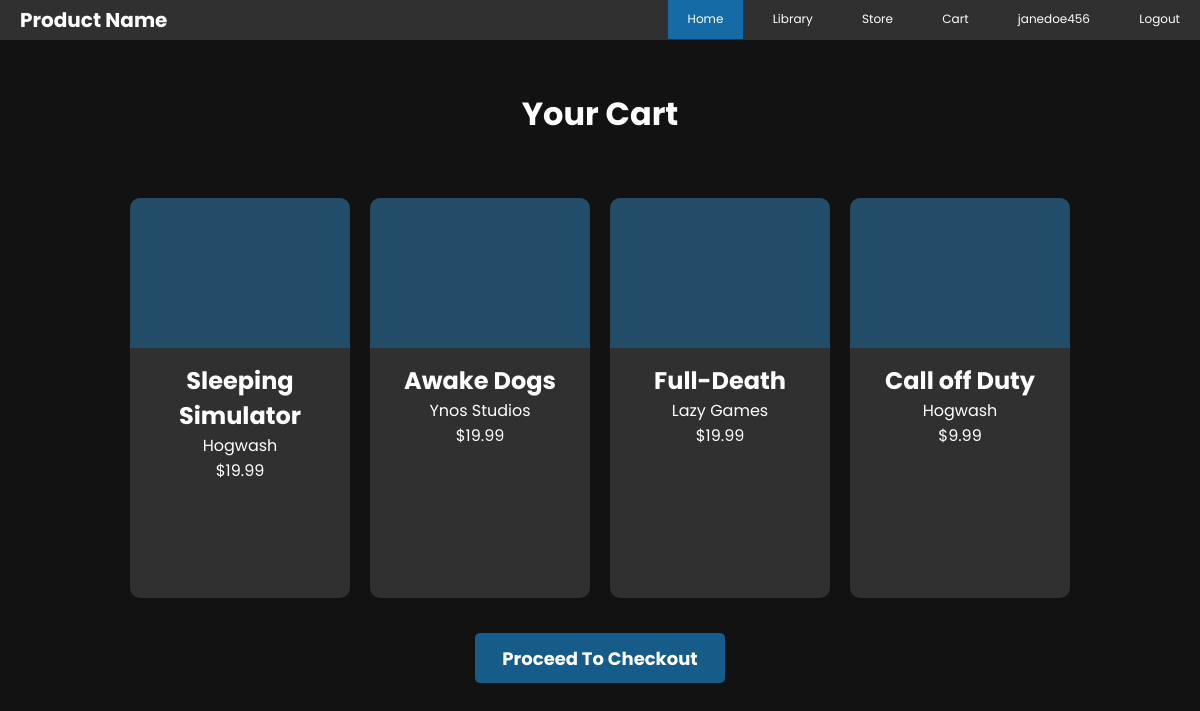
The page /cart.php (signed in) on the database its author committed.
### tables this page shows
CREATE TABLE `game` (
  `GameID` int NOT NULL AUTO_INCREMENT,
  `Title` varchar(64) NOT NULL,
  `AgeRating` char(1) NOT NULL,
  `ReleaseDate` date NOT NULL,
  `Price` decimal(5,2) NOT NULL,
  `Dname` varchar(64) NOT NULL,
  PRIMARY KEY (`GameID`),
  UNIQUE KEY `Title` (`Title`),
  KEY `GAMEDEV_FK` (`Dname`),
  CONSTRAINT `GAMEDEV_FK` FOREIGN KEY (`Dname`) REFERENCES `developer` (`Dname`),
  CONSTRAINT `RATING_CHECK` CHECK (((`AgeRating` like _utf8mb4'E') or (`AgeRating` like _utf8mb4'T') or (`AgeRating` like _utf8mb4'M')))
);

### classes/DBHandler.php (called while the page is built)
<?php
class DBHandler
{
    public function connect()
    {
        try {
            $username = "root";
            $password = "root";
            $dbh = new PDO('mysql:host=localhost;dbname=gameplatform', $username, $password);
            return $dbh;
        } catch (PDOException $e) {
            print "Error!: " . $e->getMessage() . "<br/>";
            die();
        }
    }
}

### cart.php (the view, shortened to what this page needs)
<?php
include "classes/DBHandler.php";
$session_username = $_SESSION["username"];
$con = new DBHandler();
$stmt = $con->connect()->prepare("SELECT UserID FROM USER WHERE Username = ?;");
$stmt->execute(array($session_username));
$session_userID = $stmt->fetchColumn();
$stmt = $con->connect()->prepare("SELECT CartID FROM CART WHERE UserID = ?;");
$stmt->execute(array($session_userID));
$session_cartID = $stmt->fetchColumn();
$stmt = $con->connect()->prepare("SELECT GameID FROM ADDED_TO WHERE CartID = ?;");
$stmt->execute(array($session_cartID));
$games_in_cart = $stmt->fetchAll();
?>
<!DOCTYPE html>
<html lang="en">
<head>
    <link rel="stylesheet" href="styles/main.css">
    <link rel="stylesheet" href="styles/nav.css">
    <link rel="stylesheet" href="styles/list_preview.css">
</head>
<body>
    <div class="navbar">
        <nav>
            <ul>
                <li><a class="selected" href="index.php">Home</a></li>
                <?php
                if (isset($_SESSION["username"])) {
                ?>
                    <li><a href="library.php">Library</a></li>
                    <li><a href="store.php">Store</a></li>
                    <li><a href="cart.php">Cart</a></li>
                    <li><a href="profile.php"><?php echo $_SESSION["username"]; ?></a></li>
                    <li><a href="includes/logout.inc.php">Logout</a></li>
                <?php
                }
                ?>
            </ul>
        </nav>
        <h1>Product Name</h1>
    </div>
    <h1 id="heading">Your Cart</h1>
    <section class="container">
        <?php
        $stmt = $con->connect()->prepare("SELECT * FROM GAME WHERE GameID = ?;");
        for ($i = 0; $i < count($games_in_cart); $i++) {
            $stmt->execute(array($games_in_cart[$i][0]));
            $row = $stmt->fetch();
        ?>
            <div class="st_game">
                <div class="game_image"></div>
                <?php
                echo "<h2>";
                echo $row["Title"];
                echo "</h2>";
                echo "<p>";
                echo $row["Dname"];
                echo "</p>";
                echo "<p>";
                echo  "$" . $row["Price"];
                echo "</p>";
                ?>
            </div>
        <?php
        }
        ?>
    </section>
    <form action="checkout.php" method="post">
        <input id="checkout" type="submit" value="Proceed To Checkout">
    </form>
</body>
</html>

### styles/main.css (style rules this page uses)
* { margin: 0; padding: 0; box-sizing: border-box; font-family: "Poppins", sans-serif; }
body { margin: 0; padding: 0; background: rgba(0, 0, 0, 0.93); height: 100vh; }
input[type="submit"] { width: 100%; height: 50px; background: #156ba5; font-size: 18px; color: #e9f4fb; font-weight: 700; cursor: pointer; border: none; margin-bottom: 30px; }

### styles/nav.css (style rules this page uses)
.navbar { background-color: #303030; }
.navbar h1 { font-size: 20px; color: white; position:absolute; top:5px; padding-left: 20px; }
nav { flex: 1; flex-wrap: wrap; text-align: right; padding-bottom: 10px; padding-top: -10px; }
nav ul li { display: inline-block; margin-left: 5px; margin-top: 5px; }
nav ul li a { color: white; font-size: 12px; padding: 12px 20px; transition: red 0.5s; text-decoration:none ; }
.selected { background: #156ba5; }

### styles/list_preview.css (style rules this page uses)
.container { display: flex; justify-content: center; flex-wrap: wrap; }
#heading { color: white; margin: 50px ; text-align: center; }
.st_game { background: #303030; width: 220px; height: 400px; margin: 10px; border-radius: 10px; transition: 0.5s; }
.game_image { background: #156ba577; height: 150px; margin-bottom: 15px; border-top-left-radius: 10px; border-top-right-radius: 10px; }
.st_game h2, .st_game p { color: white; text-align: center; }
#checkout { width: 250px; text-decoration: none; color: white; background: #155c8b; padding: 5px 15px; border-radius: 5px; display: block; margin-top: 25px; margin-left: auto; margin-right: auto; }

### rows shown on the page
game: Title "Sleeping Simulator", Dname "Hogwash", Price "19.99"
game: Title "Awake Dogs", Dname "Ynos Studios", Price "19.99"
game: Title "Full-Death", Dname "Lazy Games", Price "19.99"
game: Title "Call off Duty", Dname "Hogwash", Price "9.99"

### other values the page prints
$_SESSION["username"] "janedoe456"
